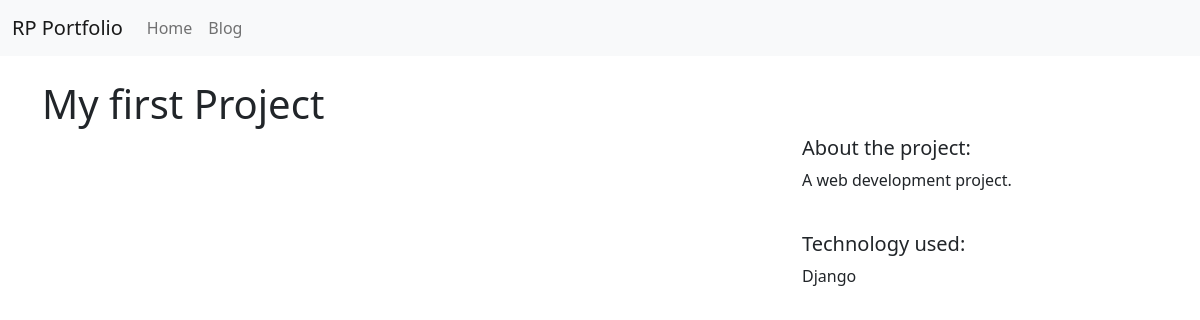
/1/, run on the app's committed database.
### projects/models.py (models this page shows, shortened)
class Project(models.Model):
    title = models.CharField(max_length=100)
    description = models.TextField()
    technology = models.CharField(max_length=20)
    image = models.FilePathField(path="/img")

### projects/views.py (the view)
# urls.py: path("<int:pk>/", views.project_detail, name="project_detail"),
def project_detail(request, pk):
    project = Project.objects.get(pk=pk)
    context = {
        'project': project
    }
    return render(request, 'project_detail.html', context)

### templates/project_detail.html (shortened to what this page needs)
{% extends 'base.html' %}
{% load static %}
{% block content %}
    <h1>{{ project.title }}</h1>
    <div class="row">
        <div class="col-md-8">
        </div>
        <div class="col-md-4">
            <h5>About the project:</h5>
            <p>{{ project.description }}</p>
            <br>
            <h5>Technology used:</h5>
            <p>{{ project.technology }}</p>
        </div>
    </div>
{% endblock %}

### data on the page
Project: title "My first Project", description "A web development project.", technology "Django"
